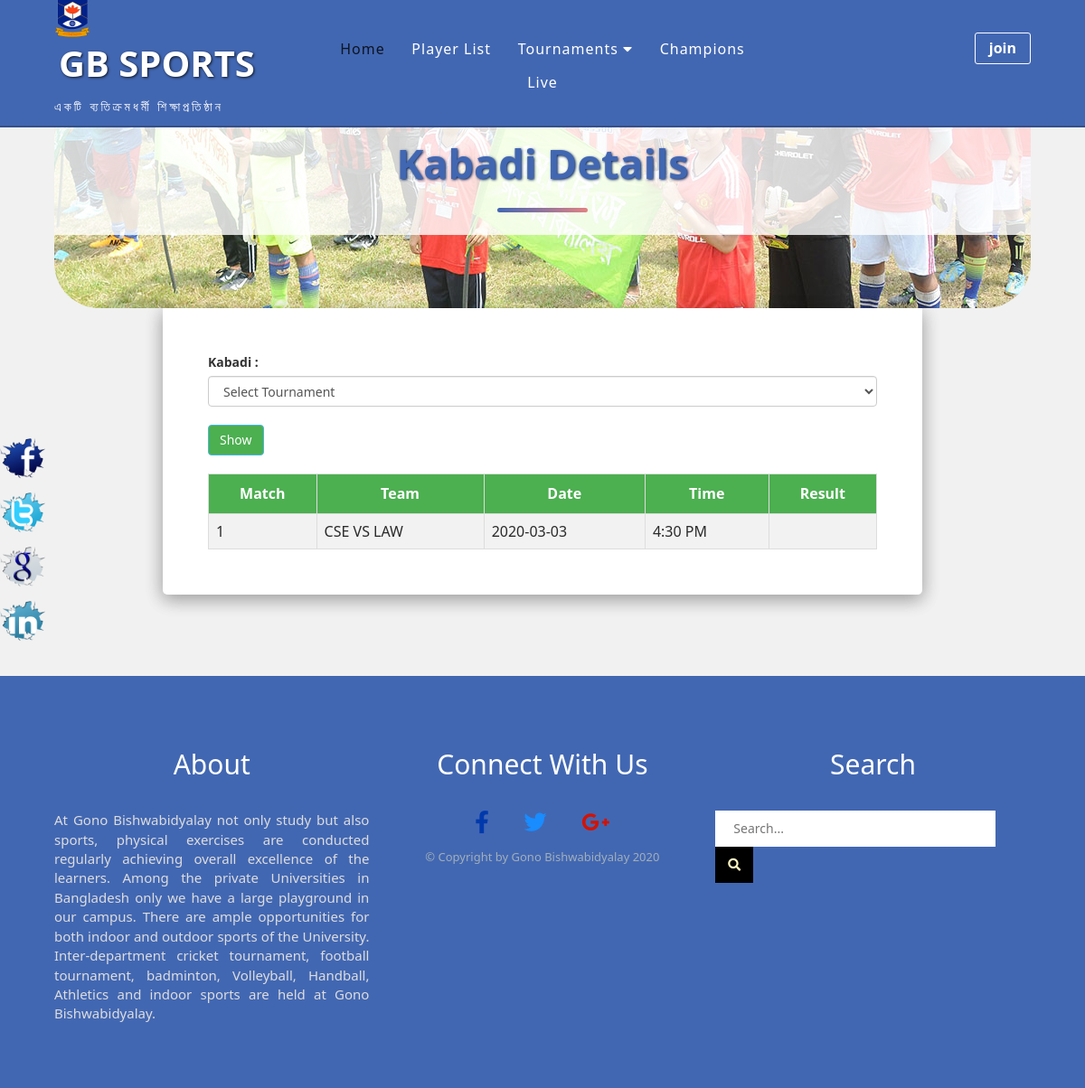
Screenshot of /kabadi.php with the database file from the repository.
### tables this page shows
CREATE TABLE `kabadi` (
  `kabadi_id` int(11) NOT NULL,
  `Team` text NOT NULL,
  `date` text NOT NULL,
  `result` varchar(250) NOT NULL,
  `dates` date NOT NULL,
  `times` time NOT NULL
);

### kabadi.php (the view, shortened to what this page needs)
<?php require_once('include/header.php'); ?>
<?php
 $connect = mysqli_connect("localhost", "root", "", "gbsports");
 $query = "SELECT * FROM kabadi ORDER BY kabadi_id desc LIMIT 10";
 $result = mysqli_query($connect, $query);
 ?>
    <section class="football-section clearfix">
          <div class="row heading-title">
              <h1>Kabadi details</h1>
         </div>
        <div class="row football-wrapper">
                     <label for="football">Kabadi : </label>
                      <select id="from_date" name="from_date" class="form-control">
                        <option disabled selected value="Select Tournament">Select Tournament</option>
                    </select>
                 <br>
                     <input type="button" name="filter" id="filter" value="Show" class="btn btn-info show" />
                <br />
                <div class="kabadi-summary">
                     <table class="basket-table">
                          <tr>
                             <th>Match</th>
                             <th>Team</th>
                             <th>Date</th>
                             <th>Time</th>
                             <th>Result</th>
                          </tr>
                     <?php
                     while($row = mysqli_fetch_array($result))
                     {
                     ?>
                          <tr>
                               <td><?php echo $row["kabadi_id"]; ?></td>
                               <td><?php echo $row["Team"]; ?></td>
                               <td><?php echo $row["dates"]; ?></td>
                               <td><?php echo date('g:i A', strtotime($row["times"])); ?></td>
                               <td> <?php echo $row["result"]; ?></td>
                          </tr>
                     <?php
                     }
                     ?>
                     </table>
                </div>
        </div>
    </section>
    <section class="fixed-icon-section">
        <div class="fixed-icon clearfix">
            <a href="#"><img src="img/facebook.png" alt="facebook"></a>
            <a href="#"><img src="img/twitter.png" alt="twitter"></a>
            <a href="#"><img src="img/google.png" alt="google plus"></a>
            <a href="#"><img src="img/linkedin.png" alt="linkedin"></a>
        </div>
    </section>
    <?php  require_once('include/footer.php'); ?>

### css/style.css (style rules this page uses)
* { margin: 0; padding: 0; box-sizing: border-box; outline: 0; }
html { font-size: 62.5%; scroll-behavior: smooth; }
.clearfix::after { content: " "; display: table; clear: both; *zoom: 1; }
.row { width: 90%; margin: 0 auto; }
body { font-family: 'Segoe UI', Tahoma, Geneva, Verdana, sans-serif; background-color: #F1F1F1; overflow-x: hidden; }
h1 { font-size: 4.5rem; font-weight: bold; }
h1::after { content: ""; width: 10rem; height: .5rem; background-color: #4267B2; display: block; margin: 0 auto; border-radius: .5rem; margin-top: 2.5rem; margin-bottom: 1rem; background-image: linear-gradient(to right, #4267B2, rgb(224, 131, 131)); }
table { width: 100%; border-collapse: collapse; font-size: 1.6rem; color: #2a2a2a; }
th, td { border: .1rem solid #ddd; padding: .8rem; }
table tr:nth-child(even) { background-color: #f2f2f2; }
th { padding-top: 1rem; padding-bottom: 1rem; text-align: center; background-color: #4CAF50; color: #fff; }
.football-section { padding: 0 0 9rem 0; }
.football-section h1 { text-align: center; }
.football-wrapper { width: 70%; margin: 0 auto; box-shadow: 0 .5rem 2rem 0 rgba(0, 0, 0, 0.2), 0 .5rem 2rem 0 rgba(0, 0, 0, 0.2); padding: 5rem; border-radius: 0 0 .5rem .5rem; background-color: #fff; }
.heading-title { background-image: url(../img/heading-title.jpg); background-repeat: no-repeat; height: 20rem; border-radius: 0 0 5rem 5rem; background-position: bottom center; }
.heading-title > h1 { margin: 0; padding: 0; background: rgba(255, 255, 255, 0.8); text-shadow: .2rem .2rem .5rem #fff; color: #4267B2; text-transform: capitalize; padding: 1.5rem 0; text-shadow: .1rem .1rem .3rem rgb(1, 29, 85); }
.fixed-icon { position: fixed; left: 0; top: 40%; }
.fixed-icon img { width: 5rem; display: block; margin-bottom: 1rem; }
.show { background-color: #4CAF50; }

### rows the page displays
kabadi: kabadi_id "1", Team "CSE VS LAW", dates "2020-03-03", times "4:30 PM"
